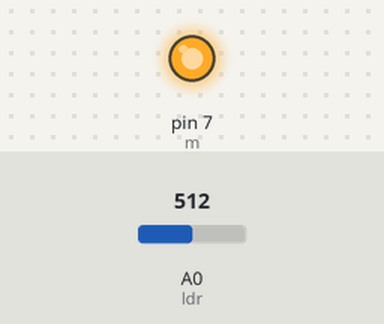
Recording of a sketch running on a simulated Arduino Uno, built with avr-gcc and run on an emulated ATmega328P. Parts: output pins drawn as LEDs (lit = HIGH). The test bench sets the inputs (shaded band); at power-on: A0 (ldr) = 512.

Above: at 0.1 s.
Timing chart, 0 to 1.6 s (numbered marks = the images above):
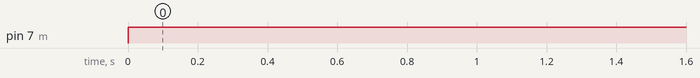

The sketch:

LightControlMotor.ino
```cpp
int m = 7;

int ldr = A0;


int val;

void setup() {
  // put your setup code here, to run once:


  pinMode(m,OUTPUT);

  pinMode(ldr,INPUT);


}

void loop() {
  // put your main code here, to run repeatedly:


val = analogRead(ldr);

val = map(ldr,0,1023,0,255);


  if (val < 100){

    digitalWrite(m,HIGH);

    }
    else{
      digitalWrite(m,LOW);
      }


}
```

Measured:
- by itself, pin 7 (m): LOW → HIGH at 0.00 s
